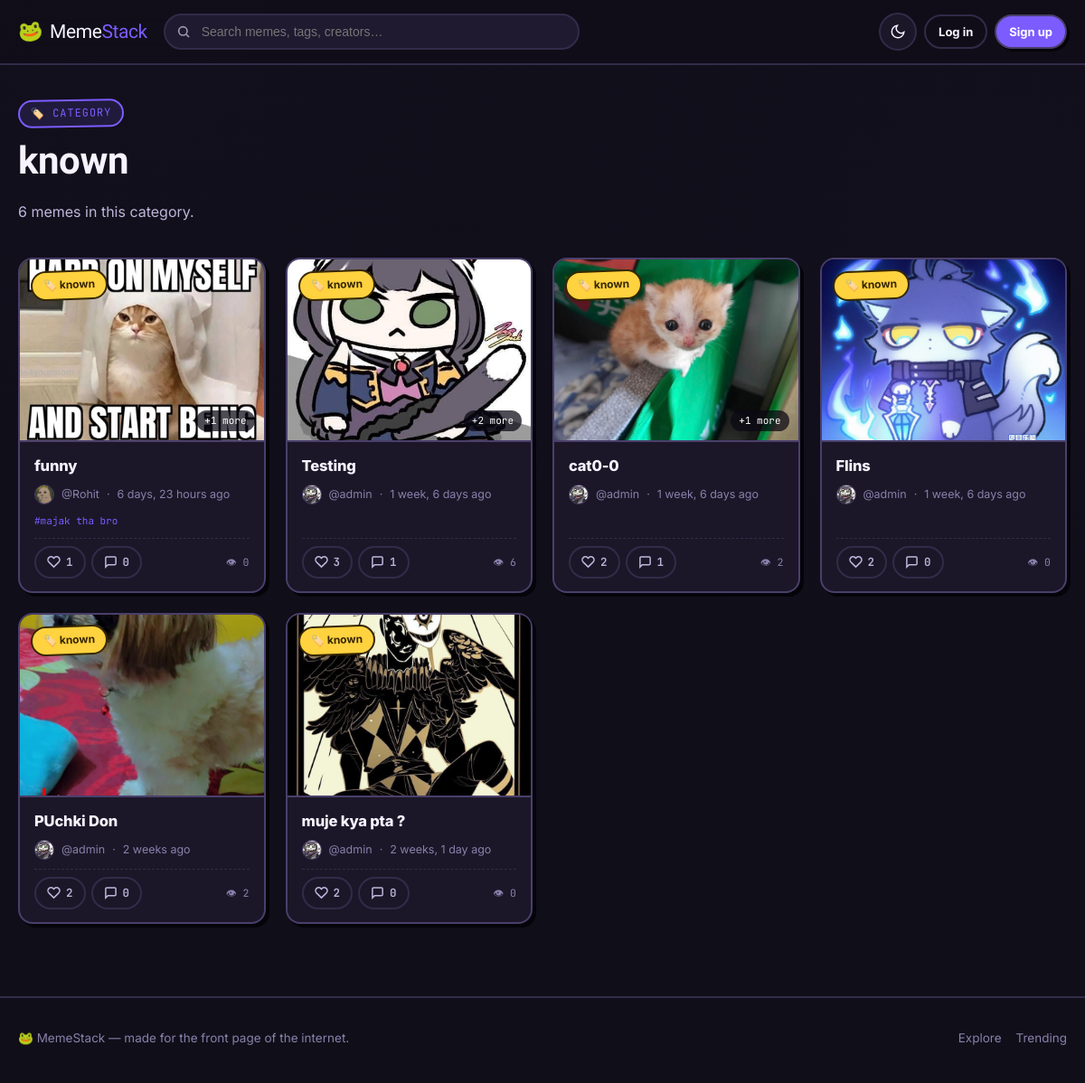
Page /category/1/ on the committed database.
### blog/models.py (models this page shows, shortened)
class Category(models.Model):
    name = models.CharField(
        max_length=100,
        unique=True
    )
    icon = models.CharField(
        max_length=10,
        blank=True,
        default="🏷️",
        help_text="An emoji used as the category icon."
    )
    class Meta:
        verbose_name_plural = "Categories"
        ordering = ["name"]

class Post(models.Model):
    author = models.ForeignKey(
        User,
        on_delete=models.CASCADE,
        related_name="posts"
    )
    category = models.ForeignKey(
        Category,
        on_delete=models.SET_NULL,
        null=True,
        blank=True,
        related_name="posts"
    )
    tags = models.ManyToManyField(
        Tag,
        related_name="posts",
        blank=True
    )
    title = models.CharField(
        max_length=200
    )
    content = models.TextField()
    image = models.ImageField(
        upload_to="post_images/",
        blank=True,
        null=True
    )
    created_at = models.DateTimeField(
        auto_now_add=True
    )
    updated_at = models.DateTimeField(
        auto_now=True
    )
    likes = models.ManyToManyField(
        User,
        related_name="liked_posts",
        blank=True
    )
    saved_by = models.ManyToManyField(
        User,
        related_name="saved_posts",
        blank=True
    )
    views = models.PositiveIntegerField(
        default=0
    )
    class Meta:
        ordering = ["-created_at"]
    @property
    def like_count(self):
        return self.likes.count()
    @property
    def comment_count(self):
        return self.comments.count()

class Tag(models.Model):
    name = models.CharField(
        max_length=50,
        unique=True
    )
    slug = models.SlugField(
        max_length=60,
        unique=True,
        blank=True
    )
    class Meta:
        ordering = ["name"]

### users/models.py (models this page shows, shortened)
class Profile(models.Model):
    user = models.OneToOneField(
        User,
        on_delete=models.CASCADE
    )
    profile_image = models.ImageField(
        upload_to="profile_images/",
        default="profile_images/default.png",
        blank=True,
        null=True
    )
    banner_image = models.ImageField(
        upload_to="profile_banners/",
        blank=True,
        null=True
    )
    bio = models.TextField(blank=True)
    location = models.CharField(
        max_length=100,
        blank=True
    )
    website = models.URLField(blank=True)
    github = models.URLField(blank=True)
    linkedin = models.URLField(blank=True)
    created_at = models.DateTimeField(
        auto_now_add=True
    )
    updated_at = models.DateTimeField(
        auto_now=True
    )

### blog/views.py (the view)
# urls.py: path("category/<int:category_id>/", views.category_posts, name="category_posts"),
def category_posts(request, category_id):
    category = get_object_or_404(Category, id=category_id)
    posts = Post.objects.filter(category=category).select_related(
        "author", "author__profile"
    ).prefetch_related("tags", "likes", "saved_by", "media").order_by("-created_at")
    paginator = Paginator(posts, POSTS_PER_PAGE)
    posts = paginator.get_page(request.GET.get("page"))
    return render(request, "category_posts.html", {"category": category, "posts": posts})

### blog/context_processors.py (called while the page is built)
def notifications(request):
    if not request.user.is_authenticated:
        return {}
    qs = request.user.notifications.select_related("sender", "post")
    return {
        "nav_notifications": qs[:6],
        "unread_notif_count": qs.filter(is_read=False).count(),
    }

### blog/templates/category_posts.html (shortened to what this page needs)
{% extends "base.html" %}
{% block content %}
<div class="page-head">
    <span class="eyebrow">{{ category.icon }} category</span>
    <h1>{{ category.name }}</h1>
    <p class="lead">{{ posts.paginator.count }} meme{{ posts.paginator.count|pluralize }} in this category.</p>
</div>
{% if posts %}
    <div class="feed-grid">
        {% for post in posts %}
            {% include "partials/post_card.html" %}
        {% endfor %}
    </div>
{% endif %}
{% endblock %}

### blog/templates/partials/post_card.html (shortened to what this page needs)
{% load static %}
<article class="post-card sticker sticker--interactive" data-post-card>
    <a class="post-card-media" href="{% url 'post_detail' post.id %}">
        {% if post.image %}
            <img src="{{ post.image.url }}" alt="{{ post.title }}" loading="lazy">
        {% else %}
            <div class="no-image">🖼️</div>
        {% endif %}
        {% if post.category %}
            <span class="post-card-badge">
                <span class="badge-category">{{ post.category.icon }} {{ post.category.name }}</span>
            </span>
        {% endif %}
        {% if post.media.count %}
            <span class="media-count">+{{ post.media.count }} more</span>
        {% endif %}
    </a>
    <div class="post-card-body">
        <h3 class="post-card-title">
            <a href="{% url 'post_detail' post.id %}">{{ post.title }}</a>
        </h3>
        <div class="post-card-meta">
            <img src="{{ post.author.profile.profile_image.url }}" alt="">
            <a href="{% url 'public_profile' post.author.username %}">@{{ post.author.username }}</a>
            <span>·</span>
            <span>{{ post.created_at|timesince }} ago</span>
        </div>
        {% if post.tags.all %}
            <div class="post-card-tags">
                {% for tag in post.tags.all|slice:":3" %}
                    <a href="{% url 'tag_posts' tag.slug %}">#{{ tag.name }}</a>
                {% endfor %}
            </div>
        {% endif %}
        <div class="post-card-footer">
            <div class="stamp-row">
                {% if user.is_authenticated %}
                    <button
                        type="button"
                        class="stamp-btn {% if user in post.likes.all %}is-active{% endif %}"
                        data-like-url="{% url 'like_post' post.id %}"
                        data-post-id="{{ post.id }}"
                        aria-label="Like this post"
                    >
                        <svg viewBox="0 0 24 24" fill="none" stroke="currentColor" stroke-width="2.4"><path d="M20.8 4.6a5.5 5.5 0 0 0-7.8 0L12 5.6l-1-1a5.5 5.5 0 0 0-7.8 7.8l1 1L12 21l7.8-7.6 1-1a5.5 5.5 0 0 0 0-7.8Z"/></svg>
                        <span data-like-count="{{ post.id }}">{{ post.like_count }}</span>
                    </button>
                {% else %}
                    <a href="{% url 'login' %}" class="stamp-btn" aria-label="Log in to like">
                        <svg viewBox="0 0 24 24" fill="none" stroke="currentColor" stroke-width="2.4"><path d="M20.8 4.6a5.5 5.5 0 0 0-7.8 0L12 5.6l-1-1a5.5 5.5 0 0 0-7.8 7.8l1 1L12 21l7.8-7.6 1-1a5.5 5.5 0 0 0 0-7.8Z"/></svg>
                        <span>{{ post.like_count }}</span>
                    </a>
                {% endif %}
                <a href="{% url 'post_detail' post.id %}#comments" class="stamp-btn" aria-label="View comments">
                    <svg viewBox="0 0 24 24" fill="none" stroke="currentColor" stroke-width="2.4"><path d="M21 15a2 2 0 0 1-2 2H7l-4 4V5a2 2 0 0 1 2-2h14a2 2 0 0 1 2 2Z"/></svg>
                    <span>{{ post.comment_count }}</span>
                </a>
            </div>
            <span class="text-faint mono" style="font-size:11.5px;">👁 {{ post.views }}</span>
        </div>
    </div>
</article>

### static/css/tokens.css (style rules this page uses)
:root { --pop-violet: #7c5cff; --pop-violet-dim: #5b3ef0; --hot-coral: #ff5c7a; --zap-yellow: #ffd23f; --mint: #2fe6a9; --sky: #3fd2ff; --font-display: "Archivo Black", "Arial Black", sans-serif; --font-body: "Inter", -apple-system, BlinkMacSystemFont, "Segoe UI", sans-serif; --font-mono: "JetBrains Mono", "Space Mono", ui-monospace, monospace; --radius-sm: 10px; --radius-md: 16px; --radius-lg: 22px; --radius-pill: 999px; --border-w: 2px; --stamp-x: 4px; --stamp-y: 4px; --transition-fast: 120ms ease; --transition-med: 220ms cubic-bezier(.2, .8, .2, 1); }
:root, [data-theme="dark"] { --bg: #100e19; --bg-alt: #17142450; --surface: #1b1728; --surface-raised: #221d34; --ink: #f6f3ff; --ink-soft: #beb6db; --ink-faint: #8a80ab; --border: #322b49; --border-strong: #4a3f6b; --shadow-color: #05040a; --accent: var(--pop-violet); --accent-ink: #ffffff; --overlay: rgba(10, 8, 18, 0.72); --input-bg: #1f1a30; --scrollbar: #35304c; }
* { box-sizing: border-box; }
html { scroll-behavior: smooth; }
body { margin: 0; background: radial-gradient(circle at 12% 0%, var(--bg-alt), transparent 45%), radial-gradient(circle at 90% 20%, var(--bg-alt), transparent 40%), var(--bg); color: var(--ink); font-family: var(--font-body); line-height: 1.55; min-height: 100vh; -webkit-font-smoothing: antialiased; transition: background-color var(--transition-med), color var(--transition-med); }
a { color: inherit; text-decoration: none; }
img { max-width: 100%; display: block; }
h1, h2, h3, h4 { font-family: var(--font-display); line-height: 1.1; letter-spacing: -0.01em; margin: 0 0 .5em; }
p { margin: 0 0 1em; }
.mono { font-family: var(--font-mono); }
.page-head { padding: 38px 0 22px; }
.page-head .eyebrow { display: inline-flex; align-items: center; gap: 6px; font-family: var(--font-mono); font-size: 12px; letter-spacing: .08em; text-transform: uppercase; color: var(--accent); background: color-mix(in srgb, var(--accent) 14%, transparent); border: var(--border-w) solid var(--accent); padding: 4px 12px; border-radius: var(--radius-pill); margin-bottom: 14px; transform: rotate(-1deg); }
.page-head h1 { font-size: clamp(28px, 4vw, 42px); }
.page-head p.lead { color: var(--ink-soft); max-width: 60ch; font-size: 16px; }
.sticker { background: var(--surface); border: var(--border-w) solid var(--border-strong); border-radius: var(--radius-md); box-shadow: var(--stamp-x) var(--stamp-y) 0 0 var(--shadow-color); transition: transform var(--transition-fast), box-shadow var(--transition-fast); }
.badge-category { display: inline-flex; align-items: center; gap: 5px; font-size: 12px; font-weight: 700; padding: 5px 12px; border-radius: var(--radius-pill); background: var(--zap-yellow); color: #362700; transform: rotate(-2deg); border: var(--border-w) solid #362700; }
.text-faint { color: var(--ink-faint); }

### rows in the picture
Category: icon "🏷️", name "known"
Post: image (picture), category.icon "🏷️", category.name "known", media.count "1", title "funny", author.profile.profile_image (picture), author.username "Rohit", created_at "6 days, 23 hours", like_count "1", comment_count "0", views "0"
Tag: name "majak tha bro"
Post: image (picture), category.icon "🏷️", category.name "known", media.count "2", title "Testing", author.profile.profile_image (picture), author.username "admin", created_at "1 week, 6 days", like_count "3", comment_count "1", views "6"
Post: image (picture), category.icon "🏷️", category.name "known", media.count "1", title "cat0-0", author.profile.profile_image (picture), author.username "admin", created_at "1 week, 6 days", like_count "2", comment_count "1", views "2"
Post: image (picture), category.icon "🏷️", category.name "known", title "Flins", author.profile.profile_image (picture), author.username "admin", created_at "1 week, 6 days", like_count "2", comment_count "0", views "0"
Post: image (picture), category.icon "🏷️", category.name "known", title "PUchki Don", author.profile.profile_image (picture), author.username "admin", created_at "2 weeks", like_count "2", comment_count "0", views "2"
Post: image (picture), category.icon "🏷️", category.name "known", title "muje kya pta ?", author.profile.profile_image (picture), author.username "admin", created_at "2 weeks, 1 day", like_count "2", comment_count "0", views "0"

### other values in the picture
{{ posts.paginator.count }} "6"
